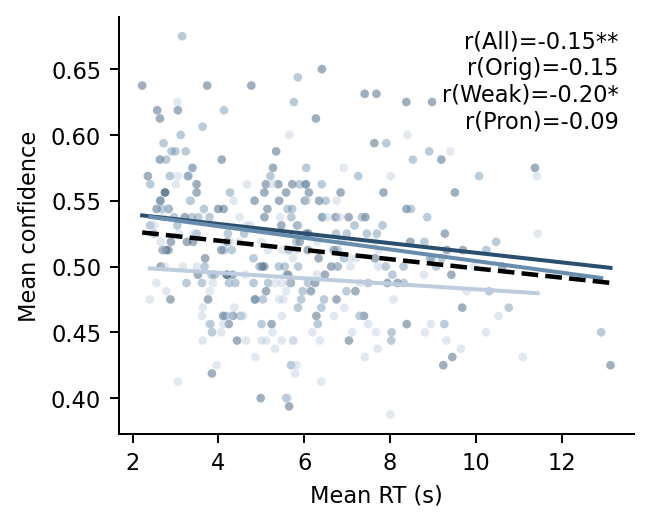

Source code (Python):
"""
Generate rt_sbert_scatter.png:
  Per-question mean RT (s) vs HH SBERT agreement, colored by variant,
  with Pearson r values annotated.

Run from repo root:
  ~/miniconda3/envs/zero/bin/python figures/confidence_human/rt_sbert_scatter.py
"""
from __future__ import annotations

import json
import shutil
import sys
from pathlib import Path

import numpy as np
import pandas as pd
import matplotlib.pyplot as plt
from scipy import stats

ROOT = Path(__file__).resolve().parents[2]
sys.path.insert(0, str(ROOT))
sys.path.insert(0, str(ROOT / "analysis"))

from utils.constants import VARIANT_COLORS, VARIANT_ORDER

HUMAN_DIR  = ROOT / "evaluation" / "humans" / "by_participant"
EXPORTS    = ROOT / "analysis" / "session2" / "exports"
OUT_DIR    = Path(__file__).parent
LATEX_DIR  = ROOT / "latex" / "AAAI2026" / "LaTeX" / "figures_paper" / "confidence"
LATEX_DIR.mkdir(parents=True, exist_ok=True)

VARIANT_LABELS = {"C": "Original", "B": "Weaker", "A": "Pronominalized"}
VARIANT_SHORT  = {"C": "Orig", "B": "Weak", "A": "Pron"}

# ── style ────────────────────────────────────────────────────────────────────
plt.rcParams.update({
    "font.size":        9,
    "axes.titlesize":   9,
    "axes.labelsize":   9,
    "xtick.labelsize":  9,
    "ytick.labelsize":  9,
    "legend.fontsize":  9,
    "axes.linewidth":   0.8,
    "axes.spines.top":  False,
    "axes.spines.right": False,
})

# ── load human RT (per participant × question × variant) ─────────────────────
records = []
for fpath in sorted(HUMAN_DIR.glob("*.json")):
    d = json.load(open(fpath))
    for ans in d.get("answers", []):
        records.append({
            "participant":   d.get("code", fpath.stem),
            "question_id":   ans["question_id"],
            "variant":       ans["variant"],
            "confidence":    (ans["confidence"] - 1) / 4.0,
            "time_s":        ans["time_spent_ms"] / 1000.0,
        })
human_df = pd.DataFrame(records)

# cap RT at 99th percentile
p99 = human_df["time_s"].quantile(0.99)
human_df["time_s"] = human_df["time_s"].clip(upper=p99)

# per-question × variant mean RT and confidence
human_qv = (
    human_df.groupby(["question_id", "variant"])
    .agg(mean_rt=("time_s", "mean"), mean_conf=("confidence", "mean"))
    .reset_index()
)

# ── load HH SBERT (pair_cache_cleaned.parquet) ───────────────────────────────
pc = pd.read_parquet(EXPORTS / "pair_cache_cleaned.parquet")
hh = pc[pc["pair_type"] == "HH"].copy()
hh_qv = (
    hh[hh["variant"].isin(["A", "B", "C"])]
    .groupby(["question_id", "variant"])["sbert_score"]
    .mean()
    .reset_index()
    .rename(columns={"sbert_score": "hh_sbert"})
)

# ── merge ────────────────────────────────────────────────────────────────────
merged = human_qv.merge(hh_qv, on=["question_id", "variant"], how="inner")
print(f"Merged rows: {len(merged)} | questions: {merged['question_id'].nunique()}")


def sig_stars(p: float) -> str:
    if p < 0.01:
        return "**"
    if p < 0.05:
        return "*"
    return ""


# ── figure ───────────────────────────────────────────────────────────────────
fig, ax = plt.subplots(figsize=(3.5, 2.8))

for variant in VARIANT_ORDER:
    sub = merged[merged["variant"] == variant]
    color = VARIANT_COLORS[variant]
    label = VARIANT_LABELS[variant]

    x = sub["mean_rt"].values
    y = sub["mean_conf"].values
    mask = np.isfinite(x) & np.isfinite(y)
    x, y = x[mask], y[mask]

    ax.scatter(x, y, s=12, alpha=0.45, color=color, edgecolors="none", label=label)

    if len(x) >= 5:
        slope, intercept, *_ = stats.linregress(x, y)
        xfit = np.linspace(x.min(), x.max(), 100)
        ax.plot(xfit, intercept + slope * xfit, color=color, lw=1.6)

# overall regression line (pooled across variants)
x_all = merged["mean_rt"].values
y_all = merged["mean_conf"].values
mask_all = np.isfinite(x_all) & np.isfinite(y_all)
x_all, y_all = x_all[mask_all], y_all[mask_all]
slope_all, intercept_all, *_ = stats.linregress(x_all, y_all)
xfit_all = np.linspace(x_all.min(), x_all.max(), 100)
ax.plot(xfit_all, intercept_all + slope_all * xfit_all, color="black", lw=1.8, ls="--")

ax.set_xlabel("Mean RT (s)")
ax.set_ylabel("Mean confidence")

# r-value annotation
r_all, p_all = stats.pearsonr(x_all, y_all)
lines = [f"r(All)={r_all:.2f}{sig_stars(p_all)}"]
for variant in VARIANT_ORDER:
    sub = merged[merged["variant"] == variant]
    x = sub["mean_rt"].to_numpy()
    y = sub["mean_conf"].to_numpy()
    mask = np.isfinite(x) & np.isfinite(y)
    x, y = x[mask], y[mask]
    if len(x) >= 3:
        r_val, p_val = stats.pearsonr(x, y)
        lines.append(f"r({VARIANT_SHORT[variant]})={r_val:.2f}{sig_stars(p_val)}")

ax.text(
    0.97, 0.97, "\n".join(lines),
    transform=ax.transAxes,
    ha="right", va="top", fontsize=9,
    bbox=dict(boxstyle="round,pad=0.25", facecolor="white", alpha=0.86, linewidth=0.0),
)

plt.tight_layout(pad=0.3)

out = OUT_DIR / "rt_sbert_scatter.png"
fig.savefig(out, dpi=180, bbox_inches="tight")
shutil.copy(out, LATEX_DIR / "rt_sbert_scatter.png")
plt.close(fig)
print(f"Saved: {out}")
print(f"Copied to: {LATEX_DIR / 'rt_sbert_scatter.png'}")
